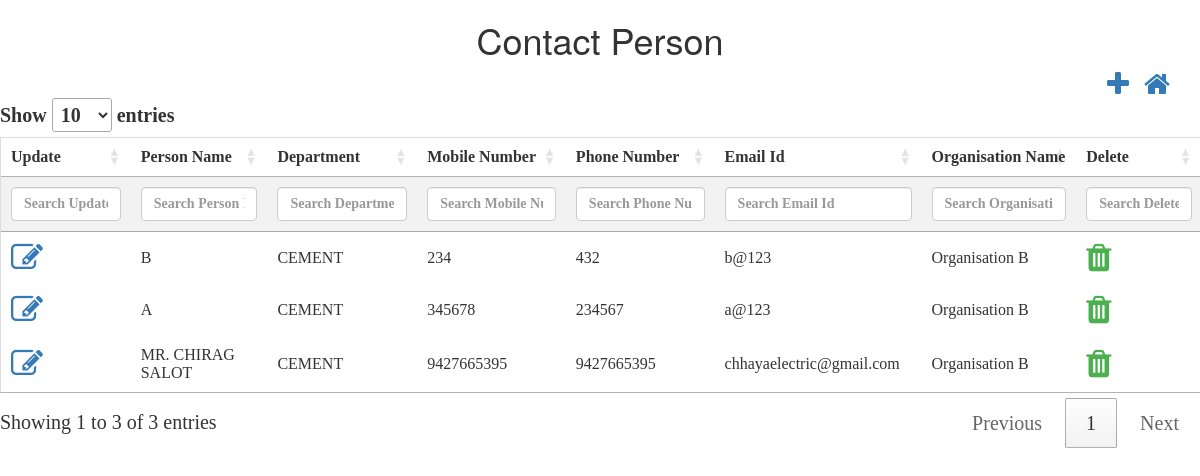
The page /controllers/contactPerson.php (signed in) on the database as committed earlier.
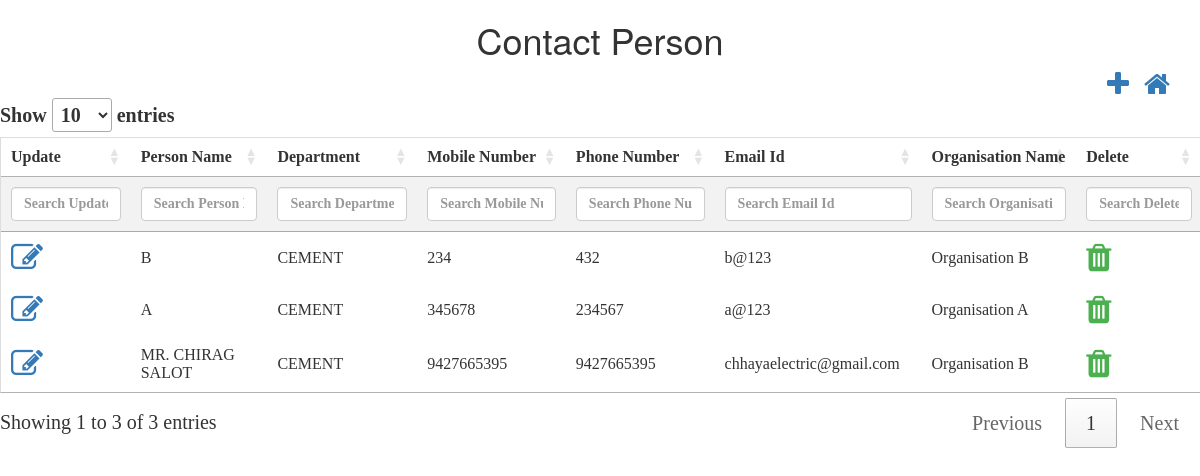
The same page on the database as committed later.
### tables this page shows
CREATE TABLE `tbl_contactperson` (
  `nid` int(10) NOT NULL,
  `ncontact_person_id` int(10) NOT NULL,
  `cperson_name` varchar(50) NOT NULL,
  `ndept_id` int(10) NOT NULL,
  `cmobile_number` varchar(50) NOT NULL,
  `cphone_number` varchar(50) NOT NULL,
  `cemail_id` varchar(50) NOT NULL,
  `norg_id` int(10) NOT NULL,
  `isActive` bit(1) NOT NULL,
  `isAvailable` bit(1) NOT NULL,
  `dcreated_date` datetime NOT NULL,
  `dupdated_date` datetime NOT NULL,
  `ninternal_id` int(11) DEFAULT NULL
);

CREATE TABLE `tbl_department` (
  `nid` int(10) NOT NULL,
  `ndept_id` int(10) NOT NULL,
  `cdept_name` varchar(50) NOT NULL,
  `isActive` bit(1) NOT NULL,
  `isAvailable` bit(1) NOT NULL,
  `dcreated_date` datetime NOT NULL,
  `dupdated_date` datetime NOT NULL,
  `ninternal_id` int(11) DEFAULT NULL
);

CREATE TABLE `tbl_organisation` (
  `nid` int(10) NOT NULL,
  `norg_id` int(10) NOT NULL,
  `corg_name` varchar(50) NOT NULL,
  `corg_address` varchar(50) NOT NULL,
  `corg_city` varchar(50) NOT NULL,
  `corg_state` varchar(50) NOT NULL,
  `corg_country` varchar(50) NOT NULL,
  `corg_mobileNumber` varchar(10) NOT NULL,
  `corg_emailId` varchar(50) NOT NULL,
  `norg_segment_id` int(10) NOT NULL,
  `isActive` bit(1) NOT NULL,
  `isAvailable` bit(1) NOT NULL,
  `dcreated_date` datetime NOT NULL,
  `dupdated_date` datetime NOT NULL,
  `ninternal_id` int(11) DEFAULT NULL
);

### controllers/contactPerson.php (the view, shortened to what this page needs)
<html>
<head>
    <script src="http://ajax.googleapis.com/ajax/libs/jquery/1.11.2/jquery.min.js"></script>
    <link rel="stylesheet" href="../css/theme.css">
    <link rel="stylesheet" href="https://cdn.datatables.net/1.10.22/css/jquery.dataTables.min.css">
    <link rel="stylesheet" href="https://cdnjs.cloudflare.com/ajax/libs/font-awesome/4.7.0/css/font-awesome.min.css">
    <link rel="stylesheet" href="https://maxcdn.bootstrapcdn.com/bootstrap/3.4.1/css/bootstrap.min.css">
</head>
<h1>Contact Person</h1>
<div class="container">
    <a style="float:right;margin-left: 15px;" href="../dashboard.php"><i class="fa fa-home fa-2x"></i></a>
    <a style="float:right" href="#contactPerson_modal" data-toggle="modal" id='add' data-id="1"><i class="fa fa-plus fa-2x"
                                                                                                  aria-hidden="true"></i></a>
</div>
<?php
$conn = OpenCon();
$sql = $sql = "SELECT c.ninternal_id,c.ncontact_person_id,c.cperson_name,c.ndept_id,c.cmobile_number,c.cphone_number,c.cemail_id,c.isAvailable, o.corg_name,d.cdept_name
                    FROM tbl_contactperson AS c
                    INNER JOIN tbl_organisation AS o
                    ON c.norg_id = o.norg_id
                    INNER JOIN tbl_department AS d
                    ON c.ndept_id= d.ndept_id
                    WHERE c.isAvailable=1";
$retval = mysqli_query($conn, $sql);
echo "<table id='contactPersonTable'  name='contactPersonTable' >
            <thead>
            <tr>
            <th style='display:none;'>INTERNAL ID</th>
            <th style='display:none;'>CONTACT PERSON ID</th>
            <th>Update</th>
            <th>Person Name</th>
            <th>Department</th>
            <th>Mobile Number</th>
            <th>Phone Number</th>
            <th>Email Id</th>
            <th>Organisation Name</th>
            <th>Delete</th>
            </tr>
            </thead>
            <tbody>
            ";
while ($row = mysqli_fetch_array($retval, MYSQLI_ASSOC)) {
    echo "<tr>";
    echo "<td ><a  href='#contactPerson_modal' data-toggle='modal' class='updateClass' data-id='2'><i class='fa fa-edit fa-2x'></i></a></td>";
    echo "<td>" . $row['cperson_name'] . "</td>";
    echo "<td>" . $row['cdept_name'] . "</td>";
    echo "<td>" . $row['cmobile_number'] . "</td>";
    echo "<td>" . $row['cphone_number'] . "</td>";
    echo "<td>" . $row['cemail_id'] . "</td>";
    echo "<td>" . $row['corg_name'] . "</td>";
       echo "<td class='action-delete'><i class='fa fa-trash fa-2x' style='color:#4caf50;'</i></td>";
    echo "</tr>";
}
echo "</tbody></table>";
?>
</html>

Rows that differ between the two databases and show on the page:
changed tbl_contactperson: tbl_organisation.corg_name "Organisation B" → "Organisation A"; moves up the list
